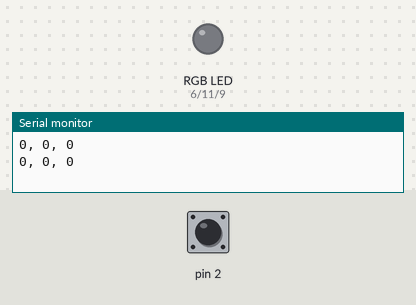
The sketch below on a simulated Arduino Uno, built with avr-gcc and run on an emulated ATmega328P. On the bench: an RGB LED mixed from three pins (HIGH = lit), the last lines printed to the serial monitor. The inputs (shaded band) are chosen by the test bench; at power-on: pin 2 HIGH. Dim RGB values are drawn brighter than linear; pins used as bus, display or sensor lines are not drawn.

Above: at 1.2 s.
1.3 s: pin 2 driven LOW
3.5 s: pin 2 driven HIGH
5.0 s: pin 2 pulsed LOW 5 times (0.12 s each, 0.3 s apart)
At 6.4 s:
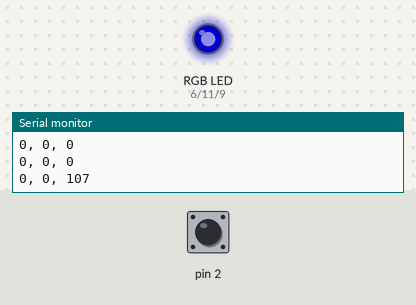
Timing chart, 0 to 8.5 s (numbered marks = the images above; inputs shaded):
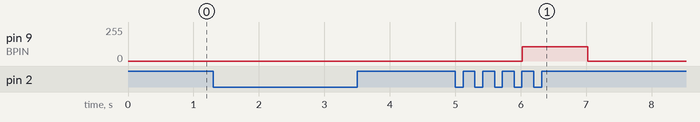

The sketch:

sensor2_color_sensor.ino
```cpp
#include <ColorSensor.h>

int S0 = 4; //颜色传感器上的S0
int S1 = 7; //颜色传感器上的S1
int S2 = 8; //颜色传感器上的S2
int S3 = 10; //颜色传感器上的S3
int OUT = 2; //颜色传感器上的OUT
int RPIN = 6; //RGB LED的红色针脚
int GPIN = 11; //RGB LED的绿色针脚
int BPIN = 9; //RGB LED的蓝色针脚
int r, g, b;//定义三个颜色变量

void setup() {
  Serial.begin(9600);
  pinMode(S0, OUTPUT);
  pinMode(S1, OUTPUT);
  pinMode(S2, OUTPUT);
  pinMode(S3, OUTPUT);
  pinMode(RPIN, OUTPUT);
  pinMode(GPIN, OUTPUT);
  pinMode(BPIN, OUTPUT);

  colorsensor_set_pins(S0, S1, S2, S3, OUT);
  //设置颜色传感器的四个引脚状态为输出
}

void loop() {
  colorsensor_read_color(&r, &g, &b);
  //读取颜色的RGB值
  Serial.print(r);
  Serial.print(", ");
  Serial.print(g);
  Serial.print(", ");
  Serial.println(b);
  analogWrite(RPIN, r);
  analogWrite(GPIN, g);
  analogWrite(BPIN, b);
  delay(1000);
}
```

Measured:
- after the input at 5.0 s, pin 9 (BPIN): 0/255 → 107/255 after 1.0 s, → 0/255 1.0 s later
